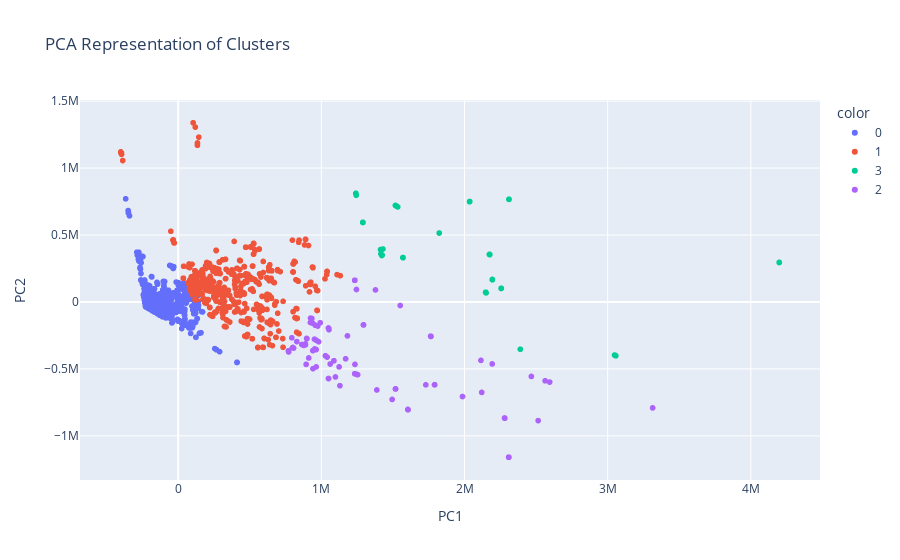

Notebook source saved alongside this figure:
### Code cell
# Create scatter plot of `PC2` vs `PC1`
fig = px.scatter(
data_frame=X_pca,
    x="PC1",
    y="PC2",
    color=labels.astype(str),
    title="PCA Representation of Clusters"
)
fig.update_layout(xaxis_title="PC1",yaxis_title="PC2")
fig.show()
